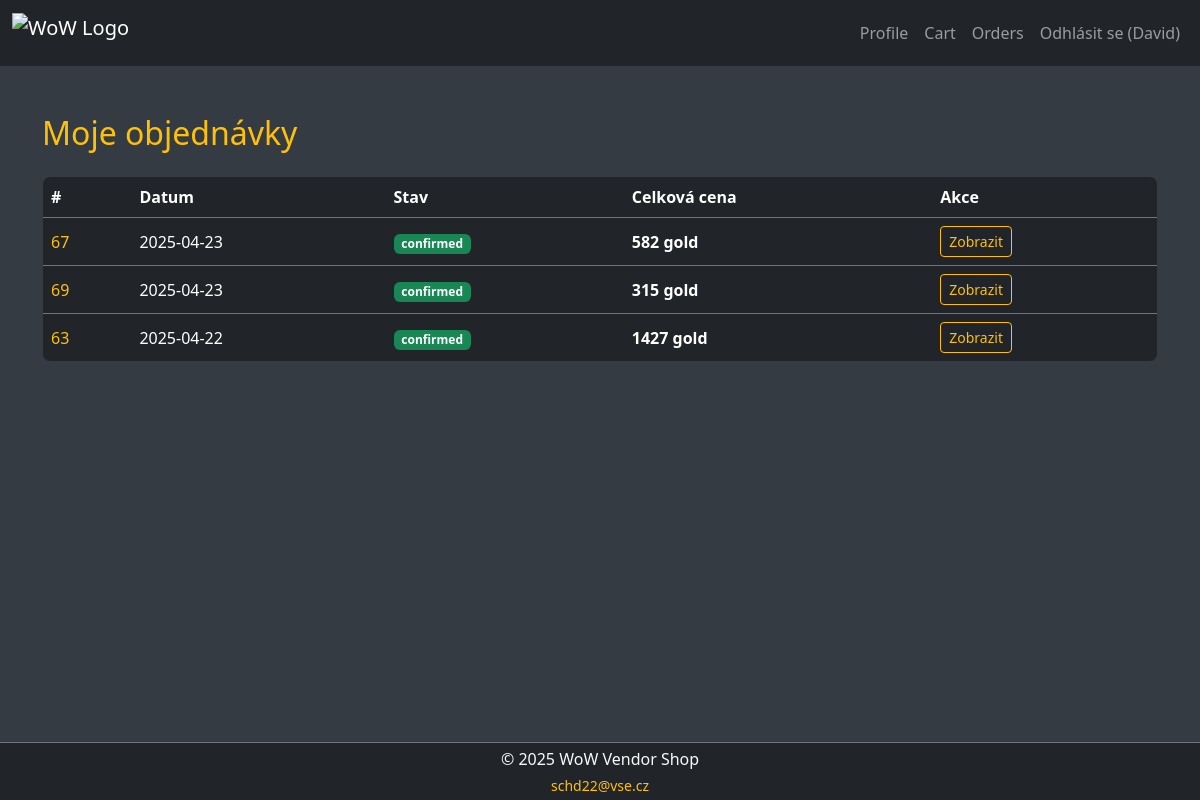
Screenshot of /user_orders.php (signed in) with the database file from the repository.
### tables this page shows
CREATE TABLE `sp_orders` (
  `order_id` int(11) NOT NULL,
  `user_id` int(11) NOT NULL,
  `order_date` date NOT NULL,
  `status` varchar(255) NOT NULL
);

### database/DatabaseConnection.php (called while the page is built, shortened)
<?php
class DatabaseConnection {
    private static $pdo;
    public static function getPDOConnection() {
        if (!self::$pdo) {
            self::$pdo = new PDO(
                "mysql:host=" . DB_SERVER_URL . ';dbname=' . DB_DATABASE,
                DB_USERNAME,
                DB_PASSWORD
            );
            self::$pdo->setAttribute(PDO::ATTR_DEFAULT_FETCH_MODE, PDO::FETCH_ASSOC);
            self::$pdo->setAttribute(PDO::ATTR_ERRMODE, PDO::ERRMODE_EXCEPTION);
        }
        return self::$pdo;
    }
}

### database/Database.php (called while the page is built, shortened)
<?php
require_once 'DatabaseConnection.php';
abstract class Database {
    public function __construct() {
        $this->connection = DatabaseConnection::getPDOConnection();
    }
}

### database/OrderDB.php (called while the page is built, shortened)
<?php
require_once 'Database.php';
class OrderDB extends Database {
    public function getOrdersByUser($userId) {
        $stmt = $this->connection->prepare("
            SELECT o.*,
                   IFNULL(SUM(oi.quantity * oi.price), 0) AS total_price
            FROM sp_orders o
            LEFT JOIN sp_order_items oi ON o.order_id = oi.order_id
            WHERE o.user_id = ?
            GROUP BY o.order_id
            ORDER BY o.order_date DESC
        ");
        $stmt->execute([$userId]);
        return $stmt->fetchAll(PDO::FETCH_ASSOC);
    }
}

### user_orders.php (the view)
<?php
require_once 'incl/header.php';
require_once 'database/OrderDB.php';
$orderDB = new OrderDB();
$orders = $orderDB->getOrdersByUser($_SESSION['user_id']);
?>
<div class="container mt-5">
    <h2 class="text-warning mb-4">Moje objednávky</h2>
    <?php if (empty($orders)): ?>
        <div class="alert alert-info">Zatím jste nevytvořil žádné objednávky.</div>
    <?php else: ?>
        <div class="table-responsive">
            <table class="table table-dark table-hover border border-secondary rounded-3 overflow-hidden align-middle">
                <thead class="table-dark border-bottom border-secondary">
                    <tr>
                        <th>#</th>
                        <th>Datum</th>
                        <th>Stav</th>
                        <th>Celková cena</th>
                        <th>Akce</th>
                    </tr>
                </thead>
                <tbody>
                    <?php foreach ($orders as $order): ?>
                        <tr>
                            <td class="text-warning"><?= htmlspecialchars($order['order_id']) ?></td>
                            <td><?= htmlspecialchars($order['order_date']) ?></td>
                            <td>
                                <?php
                                $status = $order['status'];
                                $badgeClass = match ($status) {
                                    'confirmed' => 'success',
                                    'shipped' => 'primary',
                                    'cancelled' => 'danger',
                                    'unconfirmed' => 'secondary',
                                    default => 'light'
                                };
                                ?>
                                <span class="badge bg-<?= $badgeClass ?>">
                                    <?= htmlspecialchars($status) ?>
                                </span>
                            </td>
                            <td><strong><?= $order['total_price'] ?> gold</strong></td>
                            <td>
                                <a href="order.php?id=<?= $order['order_id'] ?>" class="btn btn-sm btn-outline-warning">
                                    Zobrazit
                                </a>
                            </td>
                        </tr>
                    <?php endforeach; ?>
                </tbody>
            </table>
        </div>
    <?php endif; ?>
</div>
<?php
include 'incl/footer.php';
?>

### css/style.css (style rules this page uses)
body { background-color: rgb(52, 59, 66); }
html, body { height: 100%; margin: 0; }
body { display: flex; flex-direction: column; }

### rows the page displays
sp_orders: order_id "67", order_date "2025-04-23", status "confirmed", total_price "582"
sp_orders: order_id "69", order_date "2025-04-23", status "confirmed", total_price "315"
sp_orders: order_id "63", order_date "2025-04-22", status "confirmed", total_price "1427"

### other values shown
$_SESSION['user'] "David"
